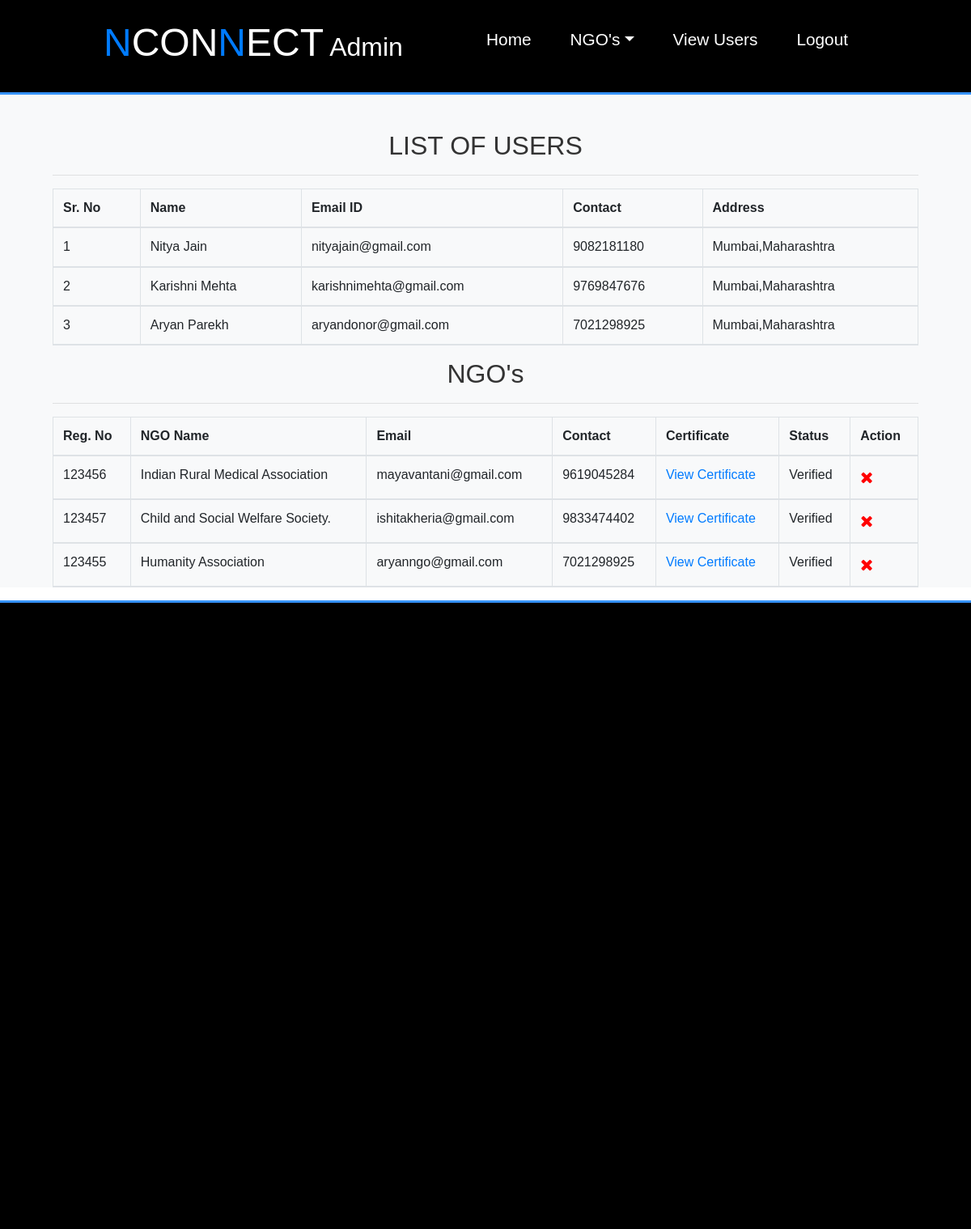
Screenshot of /view_users (signed in) with the database file from the repository.
### NGO_App/models.py (models this page shows, shortened)
class UserProfile(models.Model):
    user = models.OneToOneField(User,on_delete=models.CASCADE)
    contact = models.CharField(max_length=10)
    country=models.CharField(max_length=50)
    state=models.CharField(max_length=50)
    city=models.CharField(max_length=50)
    pincode=models.CharField(max_length=50)
    address_line_1=models.CharField(max_length=200)

class NGOProfile(models.Model):
    user = models.OneToOneField(User,on_delete=models.CASCADE)
    registration_number=models.CharField(unique=True,max_length=10)
    ngo_name=models.CharField(max_length=50)
    certificate=models.ImageField(blank=False,upload_to='certificate_pics')
    image=models.ImageField(upload_to='ngo_images')
    description=models.TextField(max_length=1000)
    contact = models.CharField(max_length=10)
    country=models.CharField(max_length=50)
    state=models.CharField(max_length=50)
    city=models.CharField(max_length=50)
    pincode=models.CharField(max_length=50)
    verfied=models.BooleanField(default=False)
    address_line_1=models.CharField(max_length=200)

### NGO_App/views.py (the view)
# urls.py: path('view_users',view_users,name="view_users"),
def view_users(request):
    if not request.user.is_staff:
        return redirect('adminlogin')
    users = UserProfile.objects.all()
    ngos = NGOProfile.objects.all()
    d={'users':users,'ngos':ngos}
    return render(request,'view_users.html',d)

### NGO_App/templates/view_users.html
{% extends 'adminnavigation.html' %}
{% load static %}
{% block admin_body %}
<section id="signup">
  <div class="bg-light">
    <br><br>
    <div class="container">
      <h2 class="text-center">LIST OF USERS</h2>
      <hr>
      <table class="table table-bordered" id=mytable>
        <thead>
          <tr>
            <th>Sr. No</th>
            <th>Name</th>
            <th>Email ID</th>
            <th>Contact</th>
            <th>Address</th>
          </tr>
          {% for i in users %}
          <tr>
            <td>{{forloop.counter}}</td>
            <td style='text-transform:capitalize;'>{{i.user.first_name}} {{i.user.last_name}}</td>
            <td>{{i.user.username}}</td>
            <td>{{i.contact}}</td>
            <td>{{i.city}},{{i.state}}</td>
          </tr>
          {% endfor %}
        </thead>
      </table>
    </div>
    <div class="container">
      <h2 class="text-center">NGO's</h2>
      <hr>
      <table class="table table-bordered" id=mytable>
        <thead>
          <tr>
            <th>Reg. No</th>
            <th>NGO Name</th>
            <th>Email</th>
            <th>Contact</th>
            <th>Certificate</th>
            <th>Status</th>
            <th>Action</th>
          </tr>
          {% for i in ngos %}
          <tr>
            <td>{{i.registration_number}}</td>
            <td>{{i.ngo_name}}</td>
            <td>{{i.user.username}}</td>
            <td>{{i.contact}}</td>
            <td><a href="{{i.certificate.url}}">View Certificate</a></td>
            {% if i.verfied%}
            <td>Verified</td>
            <td><a href="{% url 'delete_ngo_2' i.id %}" style="color:red;font-size:20px;"><i class="fa fa-times" ></i></a></td>
            {% else %}
            <td>Not Verified</td>
            <td>
              <a href="{% url 'verify_ngo' i.id %}" style="color:green;font-size:20px;"><i class="fa fa-check" ></i></a>
              <a href="{% url 'delete_ngo_2' i.id %}" style="color:red;font-size:20px;"><i class="fa fa-times" ></i></a>
            </td>
            {% endif %}
          </tr>
          {% endfor %}
        </thead>
      </table>
    </div>
  </div>
</section>
{% endblock %}

### NGO_App/static/css/full.css (style rules this page uses)
* { margin:0; padding: 0; box-sizing: border-box; scroll-behavior: smooth; }
body { font-family: Arial, sans-serif; line-height: 1.4; color: #fff; overflow-x: scroll; }
.container { max-width: 1100px; margin: auto; }
.bg-light { background: #f4f4f4; color: #333; }

### rows the page displays
UserProfile: user.first_name "Nitya", user.last_name "Jain", user.username "nityajain@gmail.com", contact "9082181180", city "Mumbai", state "Maharashtra"
UserProfile: user.first_name "Karishni", user.last_name "Mehta", user.username "karishnimehta@gmail.com", contact "9769847676", city "Mumbai", state "Maharashtra"
UserProfile: user.first_name "Aryan", user.last_name "Parekh", user.username "aryandonor@gmail.com", contact "7021298925", city "Mumbai", state "Maharashtra"
NGOProfile: registration_number "123456", ngo_name "Indian Rural Medical Association", user.username "mayavantani@gmail.com", contact "9619045284", verfied "Verified"
NGOProfile: registration_number "123457", ngo_name "Child and Social Welfare Society.", user.username "ishitakheria@gmail.com", contact "9833474402", verfied "Verified"
NGOProfile: registration_number "123455", ngo_name "Humanity Association", user.username "aryanngo@gmail.com", contact "7021298925", verfied "Verified"
